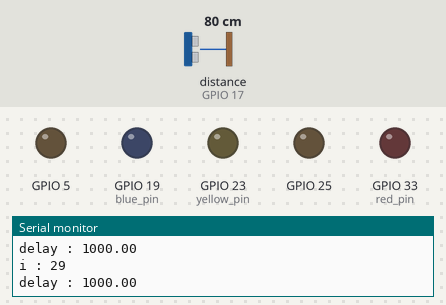
A sketch run on a simulated ESP32. Shown: output pins drawn as LEDs (lit = HIGH), the last lines printed to the serial monitor. Wiring (inferred from the names in the program): ultrasonic range finder: trigger GPIO 16; echo GPIO 17. Dashed ring = blinking. Inputs (shaded band) come from the test bench; at power-on: distance to the obstacle (sensor on GPIO 17) 80 cm. The echo pulse lasts 58.3 µs per cm; pins used as bus, display or sensor lines are not drawn.

Above: at 2.8 s.
2.9 s: distance to the obstacle (sensor on GPIO 17) set to 45 cm
8.9 s: distance to the obstacle (sensor on GPIO 17) set to 39 cm
13.1 s: distance to the obstacle (sensor on GPIO 17) set to 2 cm
At 14.24 s:
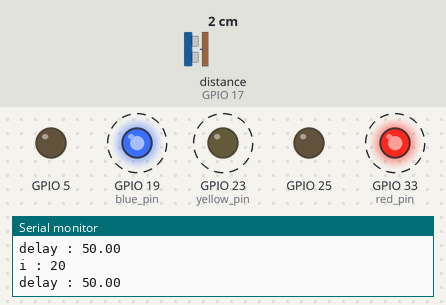
19.1 s: distance to the obstacle (sensor on GPIO 17) set to 4 cm
At 19.2 s:
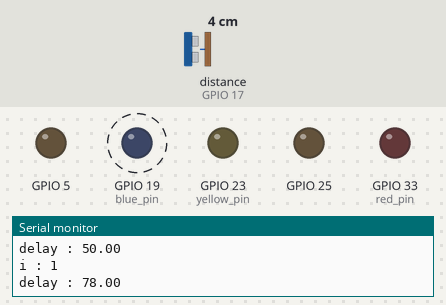
23.9 s: distance to the obstacle (sensor on GPIO 17) set to 9 cm
At 24.1 s:
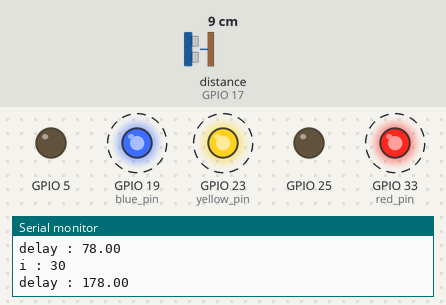
27.4 s: distance to the obstacle (sensor on GPIO 17) set to 35 cm
At 28.1 s:
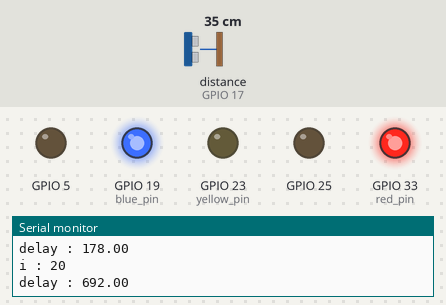
Timing chart, 0 to 31.9 s (numbered marks = the images above; inputs shaded):
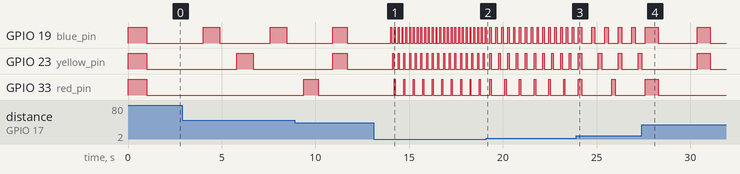

Measured:
- after the input at 13.1 s, GPIO 19 (blue_pin): alternates HIGH for 0.05 s and LOW for 0.15 s, starting after 0.96 s
- after the input at 19.1 s, GPIO 19 (blue_pin): alternates HIGH for 0.08 s and LOW for 0.24 s, starting after 0.21 s; GPIO 23 (yellow_pin): alternates HIGH for 0.08 s and LOW for 0.39 s, starting after 0.21 s; GPIO 33 (red_pin): alternates HIGH for 0.08 s and LOW for 0.71 s, starting after 0.21 s
- after the input at 23.9 s, GPIO 19 (blue_pin): alternates HIGH for 0.18 s and LOW for 0.54 s, starting after 0.29 s; GPIO 23 (yellow_pin): alternates HIGH for 0.18 s and LOW for 0.89 s, starting after 0.29 s; GPIO 33 (red_pin): HIGH → LOW after 0.29 s, → HIGH 1.6 s later, → LOW 0.18 s later
- after the input at 27.4 s, GPIO 19 (blue_pin): HIGH → LOW after 0.88 s, → HIGH 2.1 s later, → LOW 0.69 s later
- by itself, GPIO 19 (blue_pin): alternates HIGH for 0.89 s and LOW for 2.7 s
- by itself, GPIO 23 (yellow_pin): alternates HIGH for 0.05 s and LOW for 0.25 s
- by itself, GPIO 33 (red_pin): alternates HIGH for 0.05 s and LOW for 0.45 s

The sketch:

led_art_with_distance.ino
```cpp
#define red_pin 33
#define yellow_pin 23
#define blue_pin 19

#define echo 17
#define trig 16


void setup() {
  pinMode(yellow_pin, OUTPUT);
  pinMode(blue_pin, OUTPUT);
  pinMode(red_pin, OUTPUT);

  // additional gnd
  pinMode(25, OUTPUT);
  digitalWrite(25, 0);

  pinMode(5, OUTPUT);
  digitalWrite(5, 0);

  //
  pinMode(trig, OUTPUT);    // 트리거 핀 출력으로 선언
  pinMode(echo, INPUT);     // 에코 핀 입력으로 선언

  Serial.begin(115200);
}
int i = 30;
void loop() {
  Serial.print("i : ");
  Serial.println(i);


  float distance_in_mm = get_distance();

  float _delay = 2 * distance_in_mm;

  if (_delay < 50)
    _delay = 50;
  if (_delay > 1000)
    _delay = 1000;
  Serial.print("delay : ");
  Serial.println(_delay);

  if (i% 5 == 0)
    digitalWrite(red_pin, 1);
  if (i% 3 == 0)
    digitalWrite(yellow_pin, 1);
  if (i% 2 == 0)
    digitalWrite(blue_pin, 1);
  delay(_delay);

  digitalWrite(red_pin, 0);
  digitalWrite(yellow_pin, 0);
  digitalWrite(blue_pin, 0);
  delay(_delay);


  i--;
  if (i==0)
  {
    i = 30;
  }
}

float get_distance()
{
    long duration, distance;    // 거리 측정을 위한 변수 선언
  // 트리거 핀으로 10us 동안 펄스 출력
  digitalWrite(trig, LOW);        // Trig 핀 Low
  delayMicroseconds(2);            // 2us 딜레이
  digitalWrite(trig, HIGH);    // Trig 핀 High
  delayMicroseconds(10);            // 10us 딜레이
  digitalWrite(trig, LOW);        // Trig 핀 Low
   /*
       에코핀에서 받은 펄스 값을 pulseIn함수를 호출하여
       펄스가 입력될 때까지의 시간을 us단위로 duration에 저장
       pulseln() 함수는 핀에서 펄스(HIGH or LOW)를 읽어서 마이크로초 단위로 반환
  */
  duration = pulseIn(echo, HIGH);
  /*
       음파의 속도는 초당 340m, 왕복하였으니 나누기 2를하면 170m이고,
       mm단위로 바꾸면 170,000mm.
       duration에 저장된 값은 us단위이므로 1,000,000으로 나누어 주고,
       정리해서 distance에 저장
  */
  distance = duration * 170 / 1000;
  return distance;
}
```
